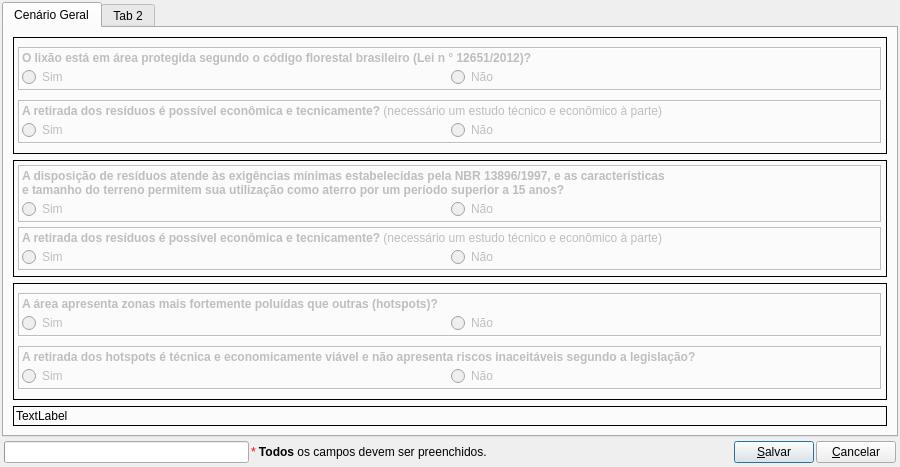
<?xml version="1.0" encoding="UTF-8"?>
<ui version="4.0">
 <class>lixoes_cen</class>
 <widget class="QDialog" name="lixoes_cen">
  <property name="geometry">
   <rect>
    <x>0</x>
    <y>0</y>
    <width>900</width>
    <height>467</height>
   </rect>
  </property>
  <property name="sizePolicy">
   <sizepolicy hsizetype="Preferred" vsizetype="Preferred">
    <horstretch>0</horstretch>
    <verstretch>0</verstretch>
   </sizepolicy>
  </property>
  <property name="windowTitle">
   <string>Cenários</string>
  </property>
  <property name="windowIcon">
   <iconset resource="resources.qrc">
    <normaloff>:/icons/cenarios.png</normaloff>:/icons/cenarios.png</iconset>
  </property>
  <layout class="QVBoxLayout" name="verticalLayout">
   <property name="spacing">
    <number>2</number>
   </property>
   <property name="leftMargin">
    <number>2</number>
   </property>
   <property name="topMargin">
    <number>2</number>
   </property>
   <property name="rightMargin">
    <number>2</number>
   </property>
   <property name="bottomMargin">
    <number>2</number>
   </property>
   <item>
    <widget class="QTabWidget" name="tabWidget">
     <property name="sizePolicy">
      <sizepolicy hsizetype="Expanding" vsizetype="Expanding">
       <horstretch>0</horstretch>
       <verstretch>0</verstretch>
      </sizepolicy>
     </property>
     <property name="currentIndex">
      <number>0</number>
     </property>
     <widget class="QWidget" name="tab_00">
      <attribute name="title">
       <string>Cenário Geral</string>
      </attribute>
      <layout class="QVBoxLayout" name="verticalLayout_6">
       <item>
        <widget class="QFrame" name="frame_7">
         <property name="frameShape">
          <enum>QFrame::Box</enum>
         </property>
         <property name="frameShadow">
          <enum>QFrame::Plain</enum>
         </property>
         <layout class="QVBoxLayout" name="verticalLayout_2">
          <property name="spacing">
           <number>4</number>
          </property>
          <property name="leftMargin">
           <number>4</number>
          </property>
          <property name="topMargin">
           <number>4</number>
          </property>
          <property name="rightMargin">
           <number>4</number>
          </property>
          <property name="bottomMargin">
           <number>4</number>
          </property>
          <item>
           <widget class="QFrame" name="frame_1">
            <property name="enabled">
             <bool>false</bool>
            </property>
            <property name="sizePolicy">
             <sizepolicy hsizetype="Preferred" vsizetype="Fixed">
              <horstretch>0</horstretch>
              <verstretch>0</verstretch>
             </sizepolicy>
            </property>
            <property name="frameShape">
             <enum>QFrame::Box</enum>
            </property>
            <property name="frameShadow">
             <enum>QFrame::Sunken</enum>
            </property>
            <layout class="QVBoxLayout" name="verticalLayout_8">
             <property name="spacing">
              <number>2</number>
             </property>
             <property name="leftMargin">
              <number>2</number>
             </property>
             <property name="topMargin">
              <number>2</number>
             </property>
             <property name="rightMargin">
              <number>2</number>
             </property>
             <property name="bottomMargin">
              <number>2</number>
             </property>
             <item>
              <widget class="QLabel" name="lbAreaProtegida_0">
               <property name="sizePolicy">
                <sizepolicy hsizetype="Preferred" vsizetype="Fixed">
                 <horstretch>0</horstretch>
                 <verstretch>0</verstretch>
                </sizepolicy>
               </property>
               <property name="text">
                <string>&lt;html&gt;&lt;head/&gt;&lt;body&gt;&lt;p&gt;&lt;span style=&quot; font-weight:600;&quot;&gt;O lixão está em área protegida segundo o código  florestal brasileiro (Lei n ° 12651/2012)?&lt;/span&gt;&lt;/p&gt;&lt;/body&gt;&lt;/html&gt;</string>
               </property>
              </widget>
             </item>
             <item>
              <layout class="QHBoxLayout" name="horizontalLayout">
               <item>
                <widget class="QRadioButton" name="rbAreaProtegida_1">
                 <property name="text">
                  <string>Sim</string>
                 </property>
                </widget>
               </item>
               <item>
                <widget class="QRadioButton" name="rbAreaProtegida_0">
                 <property name="text">
                  <string>Não</string>
                 </property>
                </widget>
               </item>
              </layout>
             </item>
            </layout>
           </widget>
          </item>
          <item>
           <widget class="QFrame" name="frame_2">
            <property name="enabled">
             <bool>false</bool>
            </property>
            <property name="sizePolicy">
             <sizepolicy hsizetype="Preferred" vsizetype="Fixed">
              <horstretch>0</horstretch>
              <verstretch>0</verstretch>
             </sizepolicy>
            </property>
            <property name="frameShape">
             <enum>QFrame::Box</enum>
            </property>
            <property name="frameShadow">
             <enum>QFrame::Sunken</enum>
            </property>
            <layout class="QVBoxLayout" name="verticalLayout_10">
             <property name="spacing">
              <number>2</number>
             </property>
             <property name="leftMargin">
              <number>2</number>
             </property>
             <property name="topMargin">
              <number>2</number>
             </property>
             <property name="rightMargin">
              <number>2</number>
             </property>
             <property name="bottomMargin">
              <number>2</number>
             </property>
             <item>
              <widget class="QLabel" name="lbRetiradaResiduos">
               <property name="sizePolicy">
                <sizepolicy hsizetype="Preferred" vsizetype="Fixed">
                 <horstretch>0</horstretch>
                 <verstretch>0</verstretch>
                </sizepolicy>
               </property>
               <property name="text">
                <string>&lt;html&gt;&lt;head/&gt;&lt;body&gt;&lt;p&gt;&lt;span style=&quot; font-weight:600;&quot;&gt;A retirada dos resíduos é possível econômica e tecnicamente? &lt;/span&gt;(necessário um estudo técnico e econômico à parte)&lt;/p&gt;&lt;/body&gt;&lt;/html&gt;</string>
               </property>
              </widget>
             </item>
             <item>
              <layout class="QHBoxLayout" name="horizontalLayout_3">
               <item>
                <widget class="QRadioButton" name="rbRetiradaResiduosCFB_1">
                 <property name="text">
                  <string>Sim</string>
                 </property>
                </widget>
               </item>
               <item>
                <widget class="QRadioButton" name="rbRetiradaResiduosCFB_0">
                 <property name="text">
                  <string>Não</string>
                 </property>
                </widget>
               </item>
              </layout>
             </item>
            </layout>
           </widget>
          </item>
         </layout>
        </widget>
       </item>
       <item>
        <widget class="QFrame" name="frame_8">
         <property name="frameShape">
          <enum>QFrame::Box</enum>
         </property>
         <property name="frameShadow">
          <enum>QFrame::Plain</enum>
         </property>
         <layout class="QVBoxLayout" name="verticalLayout_3">
          <property name="spacing">
           <number>4</number>
          </property>
          <property name="leftMargin">
           <number>4</number>
          </property>
          <property name="topMargin">
           <number>4</number>
          </property>
          <property name="rightMargin">
           <number>4</number>
          </property>
          <property name="bottomMargin">
           <number>4</number>
          </property>
          <item>
           <widget class="QFrame" name="frame_3">
            <property name="enabled">
             <bool>false</bool>
            </property>
            <property name="sizePolicy">
             <sizepolicy hsizetype="Preferred" vsizetype="Fixed">
              <horstretch>0</horstretch>
              <verstretch>0</verstretch>
             </sizepolicy>
            </property>
            <property name="frameShape">
             <enum>QFrame::Box</enum>
            </property>
            <property name="frameShadow">
             <enum>QFrame::Sunken</enum>
            </property>
            <layout class="QVBoxLayout" name="verticalLayout_11">
             <property name="spacing">
              <number>2</number>
             </property>
             <property name="leftMargin">
              <number>2</number>
             </property>
             <property name="topMargin">
              <number>2</number>
             </property>
             <property name="rightMargin">
              <number>2</number>
             </property>
             <property name="bottomMargin">
              <number>2</number>
             </property>
             <item>
              <widget class="QLabel" name="label">
               <property name="text">
                <string>&lt;b&gt;A disposição de resíduos atende às exigências mínimas estabelecidas pela NBR 13896/1997, e as características &lt;br/&gt;e tamanho do terreno permitem sua utilização como aterro por um período superior a 15 anos? &lt;/b&gt;</string>
               </property>
               <property name="wordWrap">
                <bool>false</bool>
               </property>
              </widget>
             </item>
             <item>
              <layout class="QHBoxLayout" name="horizontalLayout_6">
               <item>
                <widget class="QRadioButton" name="rbDisposicaoResiduos_1">
                 <property name="text">
                  <string>Sim</string>
                 </property>
                </widget>
               </item>
               <item>
                <widget class="QRadioButton" name="rbDisposicaoResiduos_0">
                 <property name="text">
                  <string>Não</string>
                 </property>
                </widget>
               </item>
              </layout>
             </item>
            </layout>
           </widget>
          </item>
          <item>
           <widget class="QFrame" name="frame_4">
            <property name="enabled">
             <bool>false</bool>
            </property>
            <property name="sizePolicy">
             <sizepolicy hsizetype="Preferred" vsizetype="Fixed">
              <horstretch>0</horstretch>
              <verstretch>0</verstretch>
             </sizepolicy>
            </property>
            <property name="frameShape">
             <enum>QFrame::Box</enum>
            </property>
            <property name="frameShadow">
             <enum>QFrame::Sunken</enum>
            </property>
            <layout class="QVBoxLayout" name="verticalLayout_12">
             <property name="spacing">
              <number>2</number>
             </property>
             <property name="leftMargin">
              <number>2</number>
             </property>
             <property name="topMargin">
              <number>2</number>
             </property>
             <property name="rightMargin">
              <number>2</number>
             </property>
             <property name="bottomMargin">
              <number>2</number>
             </property>
             <item>
              <widget class="QLabel" name="lbRiscosRetiradaResiduos">
               <property name="sizePolicy">
                <sizepolicy hsizetype="Preferred" vsizetype="Fixed">
                 <horstretch>0</horstretch>
                 <verstretch>0</verstretch>
                </sizepolicy>
               </property>
               <property name="text">
                <string>&lt;html&gt;&lt;head/&gt;&lt;body&gt;&lt;p&gt;&lt;span style=&quot; font-weight:600;&quot;&gt;A retirada dos resíduos é possível econômica e tecnicamente? &lt;/span&gt;(necessário um estudo técnico e econômico à parte)&lt;/p&gt;&lt;/body&gt;&lt;/html&gt;</string>
               </property>
               <property name="wordWrap">
                <bool>false</bool>
               </property>
              </widget>
             </item>
             <item>
              <layout class="QHBoxLayout" name="horizontalLayout_7">
               <item>
                <widget class="QRadioButton" name="rbRetiradaResiduosNBR_1">
                 <property name="text">
                  <string>Sim</string>
                 </property>
                </widget>
               </item>
               <item>
                <widget class="QRadioButton" name="rbRetiradaResiduosNBR_0">
                 <property name="text">
                  <string>Não</string>
                 </property>
                </widget>
               </item>
              </layout>
             </item>
            </layout>
           </widget>
          </item>
         </layout>
        </widget>
       </item>
       <item>
        <widget class="QFrame" name="frame_10">
         <property name="frameShape">
          <enum>QFrame::Box</enum>
         </property>
         <property name="frameShadow">
          <enum>QFrame::Plain</enum>
         </property>
         <layout class="QVBoxLayout" name="verticalLayout_5">
          <property name="spacing">
           <number>4</number>
          </property>
          <property name="leftMargin">
           <number>4</number>
          </property>
          <property name="topMargin">
           <number>4</number>
          </property>
          <property name="rightMargin">
           <number>4</number>
          </property>
          <property name="bottomMargin">
           <number>4</number>
          </property>
          <item>
           <widget class="QFrame" name="frame_5">
            <property name="enabled">
             <bool>false</bool>
            </property>
            <property name="sizePolicy">
             <sizepolicy hsizetype="Preferred" vsizetype="Fixed">
              <horstretch>0</horstretch>
              <verstretch>0</verstretch>
             </sizepolicy>
            </property>
            <property name="frameShape">
             <enum>QFrame::Box</enum>
            </property>
            <property name="frameShadow">
             <enum>QFrame::Sunken</enum>
            </property>
            <layout class="QVBoxLayout" name="verticalLayout_13">
             <property name="spacing">
              <number>2</number>
             </property>
             <property name="leftMargin">
              <number>2</number>
             </property>
             <property name="topMargin">
              <number>2</number>
             </property>
             <property name="rightMargin">
              <number>2</number>
             </property>
             <property name="bottomMargin">
              <number>2</number>
             </property>
             <item>
              <widget class="QLabel" name="lbHotspots">
               <property name="sizePolicy">
                <sizepolicy hsizetype="Preferred" vsizetype="Fixed">
                 <horstretch>0</horstretch>
                 <verstretch>0</verstretch>
                </sizepolicy>
               </property>
               <property name="text">
                <string>&lt;html&gt;&lt;head/&gt;&lt;body&gt;&lt;p&gt;&lt;span style=&quot; font-weight:600;&quot;&gt;A área apresenta zonas mais fortemente poluídas que outras (hotspots)?&lt;/span&gt;&lt;/p&gt;&lt;/body&gt;&lt;/html&gt;</string>
               </property>
               <property name="wordWrap">
                <bool>false</bool>
               </property>
              </widget>
             </item>
             <item>
              <layout class="QHBoxLayout" name="horizontalLayout_8">
               <item>
                <widget class="QRadioButton" name="rbHotspots_1">
                 <property name="text">
                  <string>Sim</string>
                 </property>
                </widget>
               </item>
               <item>
                <widget class="QRadioButton" name="rbHotspots_0">
                 <property name="text">
                  <string>Não</string>
                 </property>
                </widget>
               </item>
              </layout>
             </item>
            </layout>
           </widget>
          </item>
          <item>
           <widget class="QFrame" name="frame_6">
            <property name="enabled">
             <bool>false</bool>
            </property>
            <property name="sizePolicy">
             <sizepolicy hsizetype="Preferred" vsizetype="Fixed">
              <horstretch>0</horstretch>
              <verstretch>0</verstretch>
             </sizepolicy>
            </property>
            <property name="frameShape">
             <enum>QFrame::Box</enum>
            </property>
            <property name="frameShadow">
             <enum>QFrame::Sunken</enum>
            </property>
            <layout class="QVBoxLayout" name="verticalLayout_14">
             <property name="spacing">
              <number>2</number>
             </property>
             <property name="leftMargin">
              <number>2</number>
             </property>
             <property name="topMargin">
              <number>2</number>
             </property>
             <property name="rightMargin">
              <number>2</number>
             </property>
             <property name="bottomMargin">
              <number>2</number>
             </property>
             <item>
              <widget class="QLabel" name="lbRetiradaHotspots">
               <property name="sizePolicy">
                <sizepolicy hsizetype="Preferred" vsizetype="Fixed">
                 <horstretch>0</horstretch>
                 <verstretch>0</verstretch>
                </sizepolicy>
               </property>
               <property name="text">
                <string>&lt;html&gt;&lt;head/&gt;&lt;body&gt;&lt;p align=&quot;justify&quot;&gt;&lt;span style=&quot; font-weight:600;&quot;&gt;A retirada dos hotspots é técnica e economicamente viável e não apresenta riscos inaceitáveis segundo a legislação?&lt;/span&gt;&lt;/p&gt;&lt;/body&gt;&lt;/html&gt;</string>
               </property>
               <property name="wordWrap">
                <bool>false</bool>
               </property>
              </widget>
             </item>
             <item>
              <layout class="QHBoxLayout" name="horizontalLayout_9">
               <item>
                <widget class="QRadioButton" name="rbRetiradaHotspots_1">
                 <property name="text">
                  <string>Sim</string>
                 </property>
                </widget>
               </item>
               <item>
                <widget class="QRadioButton" name="rbRetiradaHotspots_0">
                 <property name="text">
                  <string>Não</string>
                 </property>
                </widget>
               </item>
              </layout>
             </item>
            </layout>
           </widget>
          </item>
         </layout>
        </widget>
       </item>
       <item>
        <widget class="QFrame" name="frame_9">
         <property name="sizePolicy">
          <sizepolicy hsizetype="Preferred" vsizetype="Fixed">
           <horstretch>0</horstretch>
           <verstretch>0</verstretch>
          </sizepolicy>
         </property>
         <property name="frameShape">
          <enum>QFrame::Box</enum>
         </property>
         <property name="frameShadow">
          <enum>QFrame::Plain</enum>
         </property>
         <property name="lineWidth">
          <number>1</number>
         </property>
         <property name="midLineWidth">
          <number>0</number>
         </property>
         <layout class="QVBoxLayout" name="verticalLayout_4">
          <property name="spacing">
           <number>2</number>
          </property>
          <property name="leftMargin">
           <number>2</number>
          </property>
          <property name="topMargin">
           <number>2</number>
          </property>
          <property name="rightMargin">
           <number>2</number>
          </property>
          <property name="bottomMargin">
           <number>2</number>
          </property>
          <item>
           <widget class="QLabel" name="lbIntervencao">
            <property name="sizePolicy">
             <sizepolicy hsizetype="Preferred" vsizetype="Fixed">
              <horstretch>0</horstretch>
              <verstretch>0</verstretch>
             </sizepolicy>
            </property>
            <property name="text">
             <string>TextLabel</string>
            </property>
            <property name="textInteractionFlags">
             <set>Qt::LinksAccessibleByMouse|Qt::TextSelectableByMouse</set>
            </property>
           </widget>
          </item>
         </layout>
        </widget>
       </item>
      </layout>
     </widget>
     <widget class="QWidget" name="tab_2">
      <attribute name="title">
       <string>Tab 2</string>
      </attribute>
     </widget>
    </widget>
   </item>
   <item>
    <widget class="QFrame" name="frame_rodape">
     <property name="sizePolicy">
      <sizepolicy hsizetype="Preferred" vsizetype="Fixed">
       <horstretch>0</horstretch>
       <verstretch>0</verstretch>
      </sizepolicy>
     </property>
     <property name="frameShape">
      <enum>QFrame::NoFrame</enum>
     </property>
     <property name="frameShadow">
      <enum>QFrame::Sunken</enum>
     </property>
     <layout class="QHBoxLayout" name="horizontalLayout_2">
      <property name="spacing">
       <number>2</number>
      </property>
      <property name="leftMargin">
       <number>2</number>
      </property>
      <property name="topMargin">
       <number>2</number>
      </property>
      <property name="rightMargin">
       <number>2</number>
      </property>
      <property name="bottomMargin">
       <number>2</number>
      </property>
      <item>
       <widget class="QProgressBar" name="pbStatus"/>
      </item>
      <item>
       <widget class="QLabel" name="lbStatus">
        <property name="sizePolicy">
         <sizepolicy hsizetype="Preferred" vsizetype="Fixed">
          <horstretch>0</horstretch>
          <verstretch>0</verstretch>
         </sizepolicy>
        </property>
        <property name="text">
         <string>&lt;html&gt;&lt;head/&gt;&lt;body&gt;&lt;p&gt;&lt;span style=&quot; color:#ff0000;&quot;&gt;* &lt;/span&gt;&lt;span style=&quot; font-weight:600; color:#000000;&quot;&gt;Todos&lt;/span&gt;&lt;span style=&quot; color:#000000;&quot;&gt; os campos devem ser preenchidos.&lt;/span&gt;&lt;/p&gt;&lt;/body&gt;&lt;/html&gt;</string>
        </property>
       </widget>
      </item>
      <item>
       <spacer name="horizontalSpacer">
        <property name="sizePolicy">
         <sizepolicy hsizetype="Minimum" vsizetype="Minimum">
          <horstretch>0</horstretch>
          <verstretch>0</verstretch>
         </sizepolicy>
        </property>
        <property name="orientation">
         <enum>Qt::Horizontal</enum>
        </property>
        <property name="sizeHint" stdset="0">
         <size>
          <width>177</width>
          <height>20</height>
         </size>
        </property>
       </spacer>
      </item>
      <item>
       <widget class="QPushButton" name="pbSalvar">
        <property name="sizePolicy">
         <sizepolicy hsizetype="Preferred" vsizetype="Fixed">
          <horstretch>0</horstretch>
          <verstretch>0</verstretch>
         </sizepolicy>
        </property>
        <property name="text">
         <string>&amp;Salvar</string>
        </property>
        <property name="icon">
         <iconset resource="resources.qrc">
          <normaloff>:/icons/salvar.png</normaloff>:/icons/salvar.png</iconset>
        </property>
       </widget>
      </item>
      <item>
       <widget class="QPushButton" name="pbCancelar">
        <property name="sizePolicy">
         <sizepolicy hsizetype="Preferred" vsizetype="Fixed">
          <horstretch>0</horstretch>
          <verstretch>0</verstretch>
         </sizepolicy>
        </property>
        <property name="text">
         <string>&amp;Cancelar</string>
        </property>
        <property name="icon">
         <iconset resource="resources.qrc">
          <normaloff>:/icons/fechar.png</normaloff>:/icons/fechar.png</iconset>
        </property>
       </widget>
      </item>
     </layout>
    </widget>
   </item>
  </layout>
 </widget>
 <resources>
  <include location="resources.qrc"/>
 </resources>
 <connections/>
</ui>
